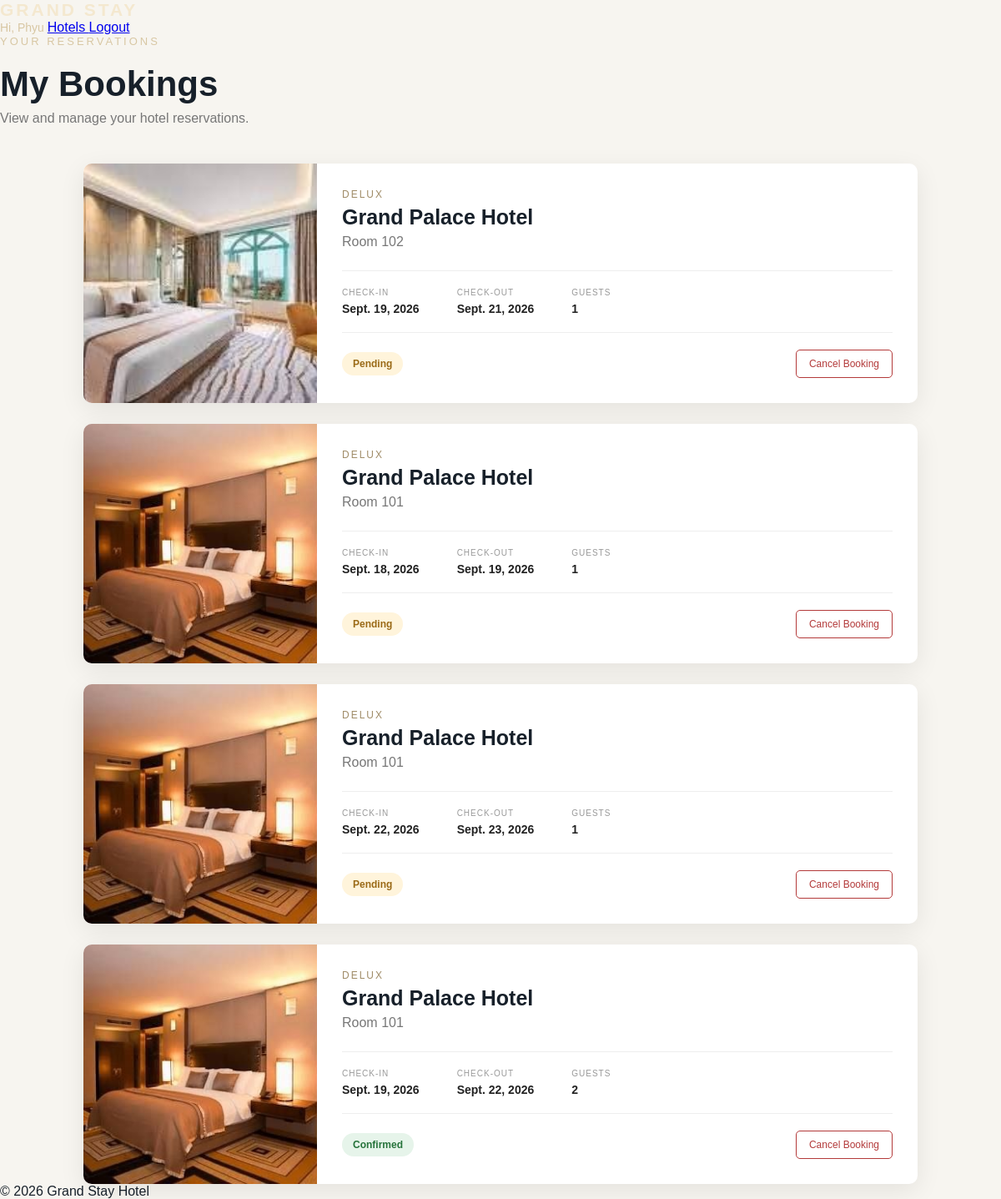
Screenshot of /my_bookings/ (signed in) with the database file from the repository.
### booking/models.py (models this page shows, shortened)
class Booking(models.Model):
    STATUS_CHOICES = [('Pending', 'Pending'), ('Confirmed', 'COnfirmed'),('Cancelled', 'Cancelled'),]
    user = models.ForeignKey(User, on_delete=models.CASCADE)
    room = models.ForeignKey(Room, on_delete=models.CASCADE)
    check_in = models.DateField()
    check_out = models.DateField()
    guests = models.PositiveIntegerField()
    total_price = models.DecimalField(
    max_digits=10,
    decimal_places=2,
    default=0)
    status = models.CharField(max_length=20,choices=STATUS_CHOICES, default='Pending')
    created_at = models.DateTimeField(auto_now_add=True )

class Room(models.Model):
    ROOM_TYPES = [
        ('Single', 'Single Room'),
        ('Double', 'DOuble Room'),
        ('Delux', 'Delux Room'),
        ('Suite', ' Suite'),
    ]
    hotel =models.ForeignKey(Hotel, on_delete=models.CASCADE,related_name='rooms')
    room_number = models.CharField(max_length=20)
    room_type = models.CharField(max_length=20,choices=ROOM_TYPES)
    price = models.DecimalField(max_digits=10, decimal_places=2)
    capacity = models.PositiveIntegerField()
    image = models.ImageField(upload_to='rooms/', blank=True, null=True)

class Hotel(models.Model):
    name = models.CharField(max_length=200)
    location = models.CharField(max_length=200)
    description = models.TextField()
    image = models.ImageField(upload_to='hotels/', blank=True, null=True)

### booking/views.py (the view)
# urls.py: path("my_bookings/",views.my_bookings,name="my_bookings"),
@login_required
def my_bookings(request):
    bookings = Booking.objects.filter(
        user=request.user
    ).order_by("-created_at")
    return render(
        request,
        "my_bookings.html",
        {"bookings": bookings}
    )

### booking/templates/my_bookings.html (shortened to what this page needs)
{% load static %}
<link rel="stylesheet"
      href="{% static 'booking/css/style.css' %}">
<a href="{% url 'home' %}" class="logo">
</a>
<nav>
    <span class="welcome">
        Hi, {{ user.username }}
    </span>
    <a href="{% url 'home' %}">
        Hotels
    </a>
    <a href="{% url 'logout' %}">
        Logout
    </a>
</nav>
<div class="bookings-header">
    <p class="small-title">
        YOUR RESERVATIONS
    </p>
    <h1>
        My Bookings
    </h1>
    <p>
        View and manage your hotel reservations.
    </p>
</div>
<div class="bookings-list">
    {% for booking in bookings %}
    <div class="booking-card">
        <div class="booking-room">
            {% if booking.room.image %}
                <img src="{{ booking.room.image.url }}"
                     alt="Room {{ booking.room.room_number }}">
            {% else %}
                <div class="booking-room-image">
                    ROOM {{ booking.room.room_number }}
                </div>
            {% endif %}
        </div>
        <div class="booking-details">
            <p class="room-type">
                {{ booking.room.room_type }}
            </p>
            <h2>
                {{ booking.room.hotel.name }}
            </h2>
            <p class="room-number">
                Room {{ booking.room.room_number }}
            </p>
            <div class="booking-info">
                <div>
                    <span>CHECK-IN</span>
                    <strong>
                        {{ booking.check_in }}
                    </strong>
                </div>
                <div>
                    <span>CHECK-OUT</span>
                    <strong>
                        {{ booking.check_out }}
                    </strong>
                </div>
                <div>
                    <span>GUESTS</span>
                    <strong>
                        {{ booking.guests }}
                    </strong>
                </div>
            </div>
            <div class="booking-bottom">
                {% if booking.status == "Confirmed" %}
                    <span class="status confirmed">
                        Confirmed
                    </span>
                {% elif booking.status == "Cancelled" %}
                    <span class="status cancelled">
                        Cancelled
                    </span>
                {% else %}
                    <span class="status pending">
                        Pending
                    </span>
                {% endif %}
                {% if booking.status != "Cancelled" %}
                <form method="POST"
                      action="{% url 'cancel_booking' booking.id %}"
                      onsubmit="return confirm('Are you sure you want to cancel this booking?');">
                    <button type="submit"
                            class="cancel-btn">
                        Cancel Booking
                    </button>
                </form>
                {% endif %}
            </div>
        </div>
    </div>
    {% endfor %}
</div>
<p>
    © 2026 Grand Stay Hotel
</p>

### booking/static/booking/css/style.css (style rules this page uses)
* { margin: 0; padding: 0; box-sizing: border-box; }
.logo { color: #f4e8cf; text-decoration: none; font-size: 21px; font-weight: bold; letter-spacing: 3px; }
.welcome { color: #d8c7a3; font-size: 14px; }
.small-title { color: #d8c7a3; font-size: 13px; letter-spacing: 3px; margin-bottom: 20px; }
.room-type { color: #a08c68; font-size: 12px; text-transform: uppercase; letter-spacing: 2px; }
.bookings-header { margin-bottom: 45px; }
.bookings-header h1 { font-size: 42px; margin: 8px 0; }
.bookings-header > p:last-child { color: #777; }
.bookings-list { display: flex; flex-direction: column; gap: 25px; max-width: 1000px; margin: auto; }
.booking-card { display: grid; grid-template-columns: 280px 1fr; background: white; border-radius: 10px; overflow: hidden; box-shadow: 0 8px 30px rgba(0, 0, 0, 0.08); }
.booking-room img, .booking-room-image { width: 100%; height: 100%; min-height: 250px; object-fit: cover; }
.booking-details { padding: 30px; }
.booking-details h2 { font-size: 25px; margin: 6px 0; }
.room-number { color: #777; margin-bottom: 25px; }
.booking-info { display: flex; gap: 45px; border-top: 1px solid #eee; border-bottom: 1px solid #eee; padding: 20px 0; margin-bottom: 20px; }
.booking-info div { display: flex; flex-direction: column; gap: 6px; }
.booking-info span { color: #999; font-size: 10px; letter-spacing: 1px; }
.booking-info strong { color: #222; font-size: 14px; }
.booking-bottom { display: flex; align-items: center; justify-content: space-between; }
.status { padding: 7px 13px; border-radius: 20px; font-size: 12px; font-weight: bold; }
.status.confirmed { background: #e6f4ea; color: #26733b; }
.status.pending { background: #fff4db; color: #9a6a16; }
.cancel-btn { border: 1px solid #b33a3a; background: transparent; color: #b33a3a; padding: 9px 15px; border-radius: 5px; cursor: pointer; font-size: 12px; }

### rows the page displays
Booking: room.image (picture), room.room_type "DELUX", room.hotel.name "Grand Palace Hotel", room.room_number "102", check_in "Sept. 19, 2026", check_out "Sept. 21, 2026", guests "1", status "Pending"
Booking: room.image (picture), room.room_type "DELUX", room.hotel.name "Grand Palace Hotel", room.room_number "101", check_in "Sept. 18, 2026", check_out "Sept. 19, 2026", guests "1", status "Pending"
Booking: room.image (picture), room.room_type "DELUX", room.hotel.name "Grand Palace Hotel", room.room_number "101", check_in "Sept. 22, 2026", check_out "Sept. 23, 2026", guests "1", status "Pending"
Booking: room.image (picture), room.room_type "DELUX", room.hotel.name "Grand Palace Hotel", room.room_number "101", check_in "Sept. 19, 2026", check_out "Sept. 22, 2026", guests "2", status "Confirmed"

### other values shown
{{ user.username }} "Phyu"
